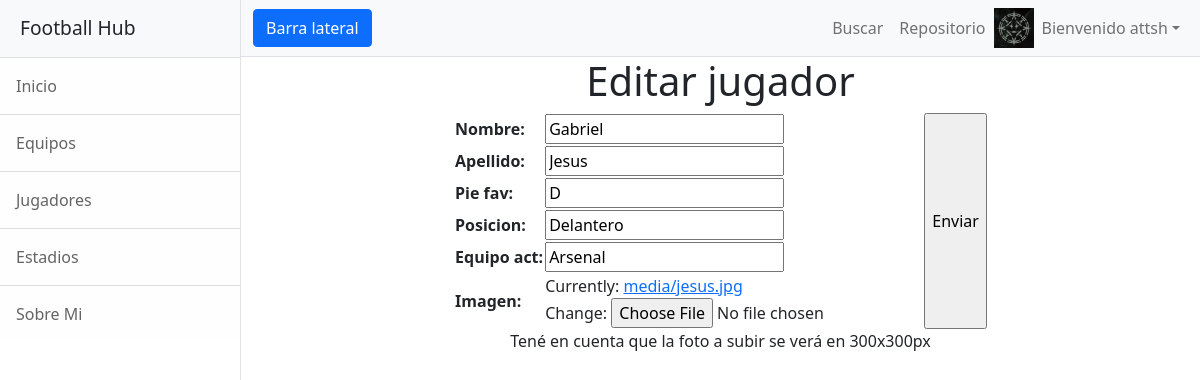
Page /App_fbhub/editarJugador/Gabriel (signed in) on the committed database.
### App_fbhub/models.py (models this page shows, shortened)
class Jugador(models.Model):
    nombre = models.CharField(max_length=40)
    apellido = models.CharField(max_length=40)
    pie_fav = models.CharField(max_length=1)
    posicion = models.CharField(max_length=20)
    equipo_act = models.CharField(max_length=40)
    imagen = models.ImageField(upload_to="media/", default="media/No-Image-Placeholder.jpg")

### App_fbhub/views.py (the view)
# urls.py: path("editarJugador/<str:pk>", views.editarJugador, name="EditarJugador"),
@login_required
def editarJugador(request, pk):
    avatar = Avatar.objects.filter(user=request.user.id)
    jugador = Jugador.objects.get(nombre=pk)
    form = FormularioJugador(instance=jugador)
    if request.method == "POST":
        form = FormularioJugador(request.POST, request.FILES, instance=jugador)
        if form.is_valid():
            form.save()
            return redirect("../Jugadores")
    context = {"form":form, "url":avatar[0].imagen.url}
    return render(request, "../templates/nuevoJugador.html", context)

### App_fbhub/forms.py
class FormularioJugador(ModelForm):
    class Meta:
        model = Jugador
        fields = "__all__"

### App_fbhub/templates/nuevoJugador.html (shortened to what this page needs)
{% extends "padre.html" %}
{% load static %}
{% block changed_content  %}
{% if crear_jugador %}
    <h1 style="text-align: center;"> Nuevo jugador </h1>
{% elif form %}
    <h1 style="text-align: center;"> Editar jugador </h1>
{% endif %}
    {% if crear_jugador %}
    <form style="display: flex; justify-content: center;" action="../nuevoJugador/" method="POST" enctype="multipart/form-data">{% csrf_token %}
    {% elif form %}
    <form style="display: flex; justify-content: center;" action="" method="POST" enctype="multipart/form-data">{% csrf_token %}
    {% endif %}
       <table>
        {% if crear_jugador %}
            {{crear_jugador.as_table}}
        {% elif form %}
            {{form.as_table}}
        {% endif %}
       </table>
        <input type="submit" value="Enviar">
    </form>
    <p style="display: flex; justify-content: center;">Tené en cuenta que la foto a subir se verá en 300x300px</p>
{% endblock %}

### App_fbhub/templates/padre.html (shortened to what this page needs)
<!DOCTYPE html>
<html lang="en">
    <head>
        {% load static %}
        <link href={% static "App_fbhub/css/styles.css" %} rel="stylesheet" />
    </head>
    <body>
        <div class="d-flex" id="wrapper">
            <div class="border-end bg-white" id="sidebar-wrapper">
                <div class="sidebar-heading border-bottom bg-light">Football Hub</div>
                <div class="list-group list-group-flush">
                    <a class="list-group-item list-group-item-action list-group-item-light p-3" href="{% url 'Inicio' %}">Inicio</a>
                    <a class="list-group-item list-group-item-action list-group-item-light p-3" href="{% url 'Equipos' %}">Equipos</a>
                    <a class="list-group-item list-group-item-action list-group-item-light p-3" href="{% url 'Jugadores' %}">Jugadores</a>
                    <a class="list-group-item list-group-item-action list-group-item-light p-3" href="{% url 'Estadios' %}">Estadios</a>
                    <a class="list-group-item list-group-item-action list-group-item-light p-3" href="{% url 'About' %}">Sobre Mi</a>
                </div>
            </div>
            <div id="page-content-wrapper">
                <nav class="navbar navbar-expand-lg navbar-light bg-light border-bottom">
                    <div class="container-fluid">
                        <button class="btn btn-primary" id="sidebarToggle">Barra lateral</button>
                        <div class="collapse navbar-collapse" id="navbarSupportedContent">
                            <ul class="navbar-nav ms-auto mt-2 mt-lg-0">
                                <li class="nav-item active"><a class="nav-link" href="{% url 'Buscar' %}">Buscar</a></li>
                                <li class="nav-item"><a class="nav-link" href="https://github.com/Ignacio-Humphreys/Tercera-Pre-Entrega-Humphreys" target="_blank">Repositorio</a></li>
                                {% if request.user.is_authenticated %}
                                <li><img src="{{url}}" style="max-height: 40px; max-width: 40px;"></li>
                                {% endif %}
                                <li class="nav-item dropdown">
                                        {% if request.user.is_authenticated %}
                                    <a class="nav-link dropdown-toggle" id="navbarDropdown" href="#" role="button" data-bs-toggle="dropdown" aria-haspopup="true" aria-expanded="false">Bienvenido {{user.username}}</a>
                                        {% endif %}
                                </li>
                            </ul>
                        </div>
                    </div>
                </nav>
                {% block changed_content %}{% endblock %}
            </div>
        </div>
    </body>
</html>

### rows in the picture
Jugador: nombre "Gabriel", apellido "Jesus", pie_fav "D", posicion "Delantero", equipo_act "Arsenal"

### other values in the picture
{{ user.username }} "attsh"
